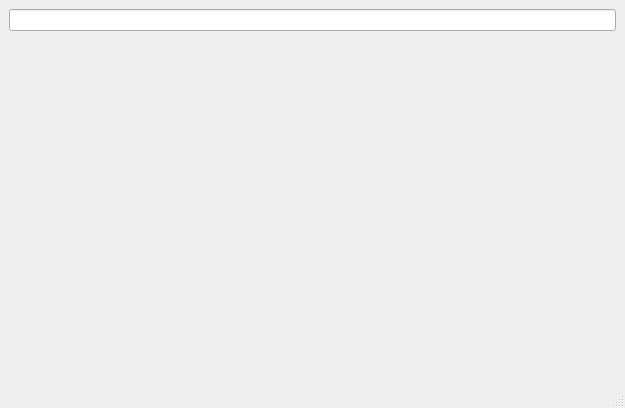
<?xml version="1.0" encoding="UTF-8"?>
<ui version="4.0">
 <class>MainWindow</class>
 <widget class="QMainWindow" name="MainWindow">
  <property name="geometry">
   <rect>
    <x>0</x>
    <y>0</y>
    <width>625</width>
    <height>408</height>
   </rect>
  </property>
  <property name="windowTitle">
   <string>MainWindow</string>
  </property>
  <widget class="QWidget" name="centralwidget">
   <layout class="QGridLayout" name="gridLayout_2">
    <item row="0" column="0">
     <layout class="QGridLayout" name="gridLayout">
      <item row="0" column="0">
       <widget class="QLineEdit" name="lineEdit"/>
      </item>
      <item row="1" column="0">
       <widget class="QLabel" name="label">
        <property name="text">
         <string/>
        </property>
       </widget>
      </item>
     </layout>
    </item>
   </layout>
  </widget>
  <widget class="QMenuBar" name="menubar">
   <property name="geometry">
    <rect>
     <x>0</x>
     <y>0</y>
     <width>625</width>
     <height>17</height>
    </rect>
   </property>
  </widget>
  <widget class="QStatusBar" name="statusbar"/>
 </widget>
 <resources/>
 <connections/>
</ui>
